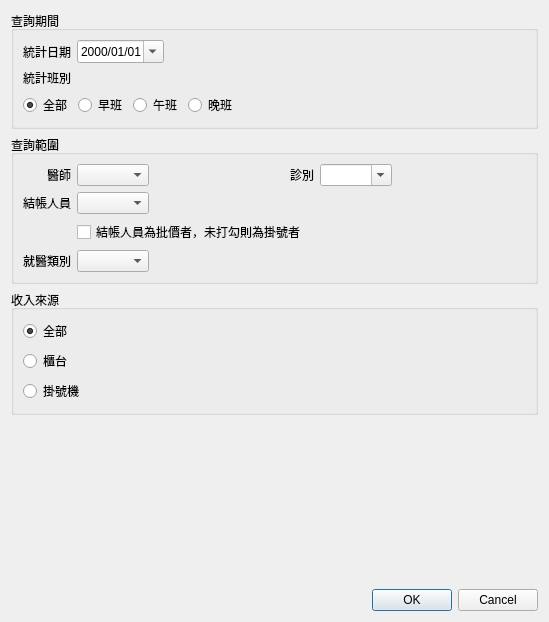
<?xml version="1.0" encoding="UTF-8"?>
<ui version="4.0">
 <class>Dialog_income</class>
 <widget class="QDialog" name="Dialog_income">
  <property name="windowModality">
   <enum>Qt::NonModal</enum>
  </property>
  <property name="geometry">
   <rect>
    <x>0</x>
    <y>0</y>
    <width>549</width>
    <height>622</height>
   </rect>
  </property>
  <property name="sizePolicy">
   <sizepolicy hsizetype="Preferred" vsizetype="Preferred">
    <horstretch>0</horstretch>
    <verstretch>0</verstretch>
   </sizepolicy>
  </property>
  <property name="windowTitle">
   <string>櫃台結帳查詢</string>
  </property>
  <layout class="QVBoxLayout" name="verticalLayout">
   <item>
    <widget class="QGroupBox" name="groupBox">
     <property name="title">
      <string>查詢期間</string>
     </property>
     <property name="flat">
      <bool>true</bool>
     </property>
     <layout class="QGridLayout" name="gridLayout">
      <item row="0" column="1">
       <widget class="QDateEdit" name="dateEdit_case_date">
        <property name="currentSection">
         <enum>QDateTimeEdit::YearSection</enum>
        </property>
        <property name="displayFormat">
         <string>yyyy/MM/dd</string>
        </property>
        <property name="calendarPopup">
         <bool>true</bool>
        </property>
       </widget>
      </item>
      <item row="0" column="2">
       <spacer name="horizontalSpacer">
        <property name="orientation">
         <enum>Qt::Horizontal</enum>
        </property>
        <property name="sizeHint" stdset="0">
         <size>
          <width>40</width>
          <height>20</height>
         </size>
        </property>
       </spacer>
      </item>
      <item row="2" column="0" colspan="3">
       <layout class="QGridLayout" name="gridLayout_5">
        <item row="0" column="3">
         <widget class="QRadioButton" name="radioButton_period3">
          <property name="text">
           <string>晚班</string>
          </property>
         </widget>
        </item>
        <item row="0" column="4">
         <spacer name="horizontalSpacer_5">
          <property name="orientation">
           <enum>Qt::Horizontal</enum>
          </property>
          <property name="sizeHint" stdset="0">
           <size>
            <width>40</width>
            <height>20</height>
           </size>
          </property>
         </spacer>
        </item>
        <item row="0" column="2">
         <widget class="QRadioButton" name="radioButton_period2">
          <property name="text">
           <string>午班</string>
          </property>
         </widget>
        </item>
        <item row="0" column="0">
         <widget class="QRadioButton" name="radioButton_all">
          <property name="text">
           <string>全部</string>
          </property>
          <property name="checked">
           <bool>true</bool>
          </property>
         </widget>
        </item>
        <item row="0" column="1">
         <widget class="QRadioButton" name="radioButton_period1">
          <property name="text">
           <string>早班</string>
          </property>
          <property name="checked">
           <bool>false</bool>
          </property>
         </widget>
        </item>
       </layout>
      </item>
      <item row="0" column="0">
       <widget class="QLabel" name="label_4">
        <property name="font">
         <font>
          <weight>50</weight>
          <bold>false</bold>
         </font>
        </property>
        <property name="text">
         <string>統計日期</string>
        </property>
       </widget>
      </item>
      <item row="1" column="0">
       <widget class="QLabel" name="label_2">
        <property name="text">
         <string>統計班別</string>
        </property>
       </widget>
      </item>
     </layout>
    </widget>
   </item>
   <item>
    <widget class="QGroupBox" name="groupBox_2">
     <property name="title">
      <string>查詢範圍</string>
     </property>
     <property name="flat">
      <bool>true</bool>
     </property>
     <layout class="QGridLayout" name="gridLayout_2">
      <item row="0" column="4">
       <widget class="QComboBox" name="comboBox_room">
        <property name="editable">
         <bool>true</bool>
        </property>
       </widget>
      </item>
      <item row="0" column="2">
       <spacer name="horizontalSpacer_3">
        <property name="orientation">
         <enum>Qt::Horizontal</enum>
        </property>
        <property name="sizeHint" stdset="0">
         <size>
          <width>40</width>
          <height>20</height>
         </size>
        </property>
       </spacer>
      </item>
      <item row="0" column="5">
       <spacer name="horizontalSpacer_4">
        <property name="orientation">
         <enum>Qt::Horizontal</enum>
        </property>
        <property name="sizeHint" stdset="0">
         <size>
          <width>40</width>
          <height>20</height>
         </size>
        </property>
       </spacer>
      </item>
      <item row="1" column="1">
       <widget class="QComboBox" name="comboBox_cashier"/>
      </item>
      <item row="3" column="1">
       <widget class="QComboBox" name="comboBox_regist_type"/>
      </item>
      <item row="0" column="0">
       <widget class="QLabel" name="label_therapist">
        <property name="sizePolicy">
         <sizepolicy hsizetype="Preferred" vsizetype="Preferred">
          <horstretch>0</horstretch>
          <verstretch>0</verstretch>
         </sizepolicy>
        </property>
        <property name="autoFillBackground">
         <bool>false</bool>
        </property>
        <property name="text">
         <string>醫師</string>
        </property>
        <property name="alignment">
         <set>Qt::AlignRight|Qt::AlignTrailing|Qt::AlignVCenter</set>
        </property>
        <property name="wordWrap">
         <bool>false</bool>
        </property>
       </widget>
      </item>
      <item row="0" column="1">
       <widget class="QComboBox" name="comboBox_therapist"/>
      </item>
      <item row="3" column="0">
       <widget class="QLabel" name="label_5">
        <property name="text">
         <string>就醫類別</string>
        </property>
        <property name="alignment">
         <set>Qt::AlignRight|Qt::AlignTrailing|Qt::AlignVCenter</set>
        </property>
       </widget>
      </item>
      <item row="1" column="0">
       <widget class="QLabel" name="label_3">
        <property name="text">
         <string>結帳人員</string>
        </property>
        <property name="alignment">
         <set>Qt::AlignRight|Qt::AlignTrailing|Qt::AlignVCenter</set>
        </property>
       </widget>
      </item>
      <item row="0" column="3">
       <widget class="QLabel" name="label_therapist_2">
        <property name="sizePolicy">
         <sizepolicy hsizetype="Preferred" vsizetype="Preferred">
          <horstretch>0</horstretch>
          <verstretch>0</verstretch>
         </sizepolicy>
        </property>
        <property name="autoFillBackground">
         <bool>false</bool>
        </property>
        <property name="text">
         <string>診別</string>
        </property>
        <property name="alignment">
         <set>Qt::AlignRight|Qt::AlignTrailing|Qt::AlignVCenter</set>
        </property>
        <property name="wordWrap">
         <bool>false</bool>
        </property>
       </widget>
      </item>
      <item row="2" column="1" colspan="5">
       <widget class="QCheckBox" name="checkBox_calculate_by_cashier">
        <property name="text">
         <string>結帳人員為批價者，未打勾則為掛號者</string>
        </property>
       </widget>
      </item>
     </layout>
    </widget>
   </item>
   <item>
    <widget class="QGroupBox" name="groupBox_3">
     <property name="title">
      <string>收入來源</string>
     </property>
     <property name="flat">
      <bool>true</bool>
     </property>
     <layout class="QGridLayout" name="gridLayout_3">
      <item row="0" column="0">
       <widget class="QRadioButton" name="radioButton_income_all">
        <property name="text">
         <string>全部</string>
        </property>
        <property name="checked">
         <bool>true</bool>
        </property>
       </widget>
      </item>
      <item row="1" column="0">
       <widget class="QRadioButton" name="radioButton_income_cashier">
        <property name="text">
         <string>櫃台</string>
        </property>
       </widget>
      </item>
      <item row="2" column="0">
       <widget class="QRadioButton" name="radioButton_income_cashier_machine">
        <property name="text">
         <string>掛號機</string>
        </property>
       </widget>
      </item>
     </layout>
    </widget>
   </item>
   <item>
    <spacer name="verticalSpacer">
     <property name="orientation">
      <enum>Qt::Vertical</enum>
     </property>
     <property name="sizeHint" stdset="0">
      <size>
       <width>20</width>
       <height>40</height>
      </size>
     </property>
    </spacer>
   </item>
   <item>
    <widget class="QDialogButtonBox" name="buttonBox">
     <property name="orientation">
      <enum>Qt::Horizontal</enum>
     </property>
     <property name="standardButtons">
      <set>QDialogButtonBox::Cancel|QDialogButtonBox::Ok</set>
     </property>
     <property name="centerButtons">
      <bool>false</bool>
     </property>
    </widget>
   </item>
  </layout>
 </widget>
 <resources/>
 <connections>
  <connection>
   <sender>buttonBox</sender>
   <signal>accepted()</signal>
   <receiver>Dialog_income</receiver>
   <slot>accept()</slot>
   <hints>
    <hint type="sourcelabel">
     <x>248</x>
     <y>254</y>
    </hint>
    <hint type="destinationlabel">
     <x>157</x>
     <y>274</y>
    </hint>
   </hints>
  </connection>
  <connection>
   <sender>buttonBox</sender>
   <signal>rejected()</signal>
   <receiver>Dialog_income</receiver>
   <slot>reject()</slot>
   <hints>
    <hint type="sourcelabel">
     <x>316</x>
     <y>260</y>
    </hint>
    <hint type="destinationlabel">
     <x>286</x>
     <y>274</y>
    </hint>
   </hints>
  </connection>
 </connections>
</ui>
